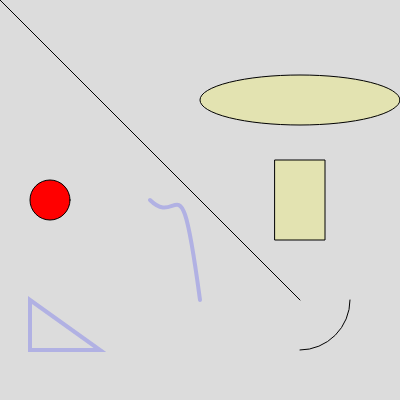
Frame 1 (no input)
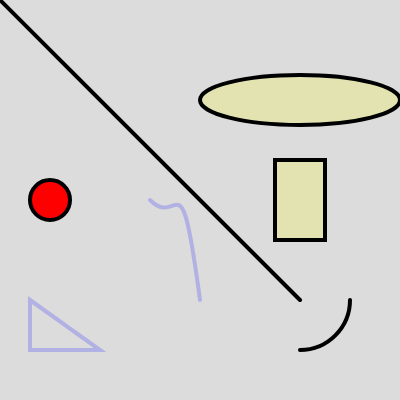
Frame 60 (no input)
Frame 120 (the mouse pressed at the canvas centre since frame 60): identical to frame 60, image omitted

The p5.js sketch that drew these frames (run headless with seeded random() and noise() and a simulated clock; from frame 60 on, the mouse is pressed at the canvas centre):

// p5.js sketch
// ── sketch.js
function setup() {
  createCanvas(400, 400);
  rectMode(CENTER);
  angleMode(DEGREES);
}

function draw() {
  background(220);
  
  stroke(0);
  line(0,0,300,300);
  fill(255,0,0);
  circle(50,200,40);
  fill(255,255,0,50);
  ellipse(300,100,200,50);
  rect(300,200,50,80);
  noFill();
  arc(300,300,100,100,0,90);
  strokeWeight(4);
  stroke(0,0,255,50);
  triangle(30,350,30,300,100,350);
  noFill();
  bezier(150,200,180,230,180,150,200,300);
}
